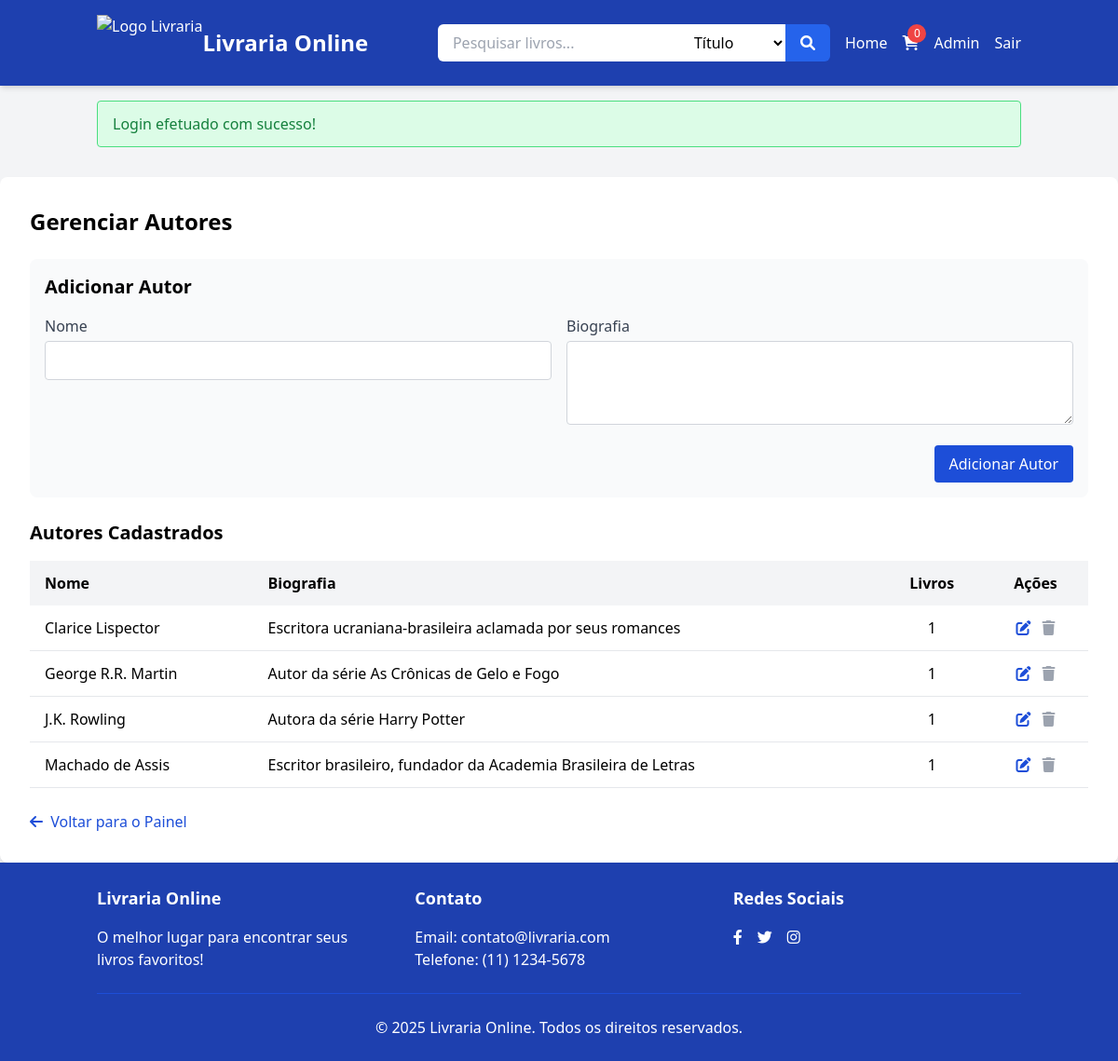
Screenshot of /Notes/Livraria/admin/autores.php (signed in) with the database file from the repository.
### tables this page shows
CREATE TABLE IF NOT EXISTS autores (
    id INT AUTO_INCREMENT PRIMARY KEY,
    nome VARCHAR(100) NOT NULL,
    biografia TEXT,
    data_cadastro TIMESTAMP DEFAULT CURRENT_TIMESTAMP
);

### Notes/Livraria/admin/autores.php (the view, shortened to what this page needs)
<?php
require_once '../header.php';
$autor_edicao = null;
$sql = "SELECT a.*, (SELECT COUNT(*) FROM livros WHERE id_autor = a.id) as total_livros
        FROM autores a ORDER BY a.nome";
$result = mysqli_query($conn, $sql);
$autores = array();
if (mysqli_num_rows($result) > 0) {
    while ($row = mysqli_fetch_assoc($result)) {
        $autores[] = $row;
    }
}
?>
<div class="bg-white rounded-lg shadow-md overflow-hidden">
    <div class="p-6 md:p-8">
        <h1 class="text-2xl font-bold mb-6">Gerenciar Autores</h1>
        <div class="bg-gray-50 p-4 rounded-lg mb-6">
            <h2 class="text-xl font-semibold mb-4"><?php echo $autor_edicao ? 'Editar' : 'Adicionar'; ?> Autor</h2>
            <form method="post" action="">
                <div class="grid grid-cols-1 md:grid-cols-2 gap-4 mb-4">
                    <div>
                        <label for="nome" class="block text-gray-700 font-medium mb-1">Nome</label>
                        <input type="text" name="nome" id="nome" required
                               class="w-full border border-gray-300 rounded px-3 py-2 focus:outline-none focus:border-blue-500"
                               value="<?php echo $autor_edicao ? htmlspecialchars($autor_edicao['nome']) : ''; ?>">
                    </div>
                    <div>
                        <label for="biografia" class="block text-gray-700 font-medium mb-1">Biografia</label>
                        <textarea name="biografia" id="biografia" rows="3"
                                  class="w-full border border-gray-300 rounded px-3 py-2 focus:outline-none focus:border-blue-500"><?php echo $autor_edicao ? htmlspecialchars($autor_edicao['biografia']) : ''; ?></textarea>
                    </div>
                </div>
                <div class="flex justify-end">
                    <button type="submit" class="bg-blue-700 text-white px-4 py-2 rounded hover:bg-blue-800">
                        <?php echo $autor_edicao ? 'Atualizar' : 'Adicionar'; ?> Autor
                    </button>
                </div>
            </form>
        </div>
        <h2 class="text-xl font-semibold mb-4">Autores Cadastrados</h2>
        <?php if (empty($autores)): ?>
            <p class="text-center py-4">Nenhum autor cadastrado.</p>
        <?php else: ?>
            <div class="overflow-x-auto">
                <table class="w-full">
                    <thead class="bg-gray-100">
                        <tr>
                            <th class="py-3 px-4 text-left">Nome</th>
                            <th class="py-3 px-4 text-left">Biografia</th>
                            <th class="py-3 px-4 text-center">Livros</th>
                            <th class="py-3 px-4 text-center">Ações</th>
                        </tr>
                    </thead>
                    <tbody>
                        <?php foreach ($autores as $autor): ?>
                            <tr class="border-b">
                                <td class="py-3 px-4"><?php echo htmlspecialchars($autor['nome']); ?></td>
                                <td class="py-3 px-4">
                                    <?php
                                    $biografia = htmlspecialchars($autor['biografia']);
                                    echo (strlen($biografia) > 100) ? substr($biografia, 0, 100) . '...' : $biografia;
                                    ?>
                                </td>
                                <td class="py-3 px-4 text-center"><?php echo $autor['total_livros']; ?></td>
                                <td class="py-3 px-4 text-center">
                                    <a href="autores.php?editar=<?php echo $autor['id']; ?>" class="text-blue-700 hover:text-blue-900 mx-1" title="Editar">
                                        <i class="fas fa-edit"></i>
                                    </a>
                                    <?php if ($autor['total_livros'] == 0): ?>
                                        <a href="javascript:void(0);"
                                           onclick="confirmarExclusao(<?php echo $autor['id']; ?>, '<?php echo htmlspecialchars($autor['nome']); ?>')"
                                           class="text-red-600 hover:text-red-800 mx-1" title="Excluir">
                                            <i class="fas fa-trash"></i>
                                        </a>
                                    <?php else: ?>
                                        <span class="text-gray-400 mx-1" title="Não é possível excluir. Existem livros associados.">
                                            <i class="fas fa-trash"></i>
                                        </span>
                                    <?php endif; ?>
                                </td>
                            </tr>
                        <?php endforeach; ?>
                    </tbody>
                </table>
            </div>
        <?php endif; ?>
        <div class="mt-6">
            <a href="index.php" class="text-blue-700 hover:text-blue-900">
                <i class="fas fa-arrow-left mr-1"></i> Voltar para o Painel
            </a>
        </div>
    </div>
</div>
<?php require_once '../footer.php'; ?>

### rows the page displays
autores: nome "Clarice Lispector", biografia "Escritora ucraniana-brasileira aclamada por seus romances", total_livros "1"
autores: nome "George R.R. Martin", biografia "Autor da série As Crônicas de Gelo e Fogo", total_livros "1"
autores: nome "J.K. Rowling", biografia "Autora da série Harry Potter", total_livros "1"
autores: nome "Machado de Assis", biografia "Escritor brasileiro, fundador da Academia Brasileira de Letras", total_livros "1"

### other values shown
count($itens) "0"
$_SESSION['message'] "Login efetuado com sucesso!"
